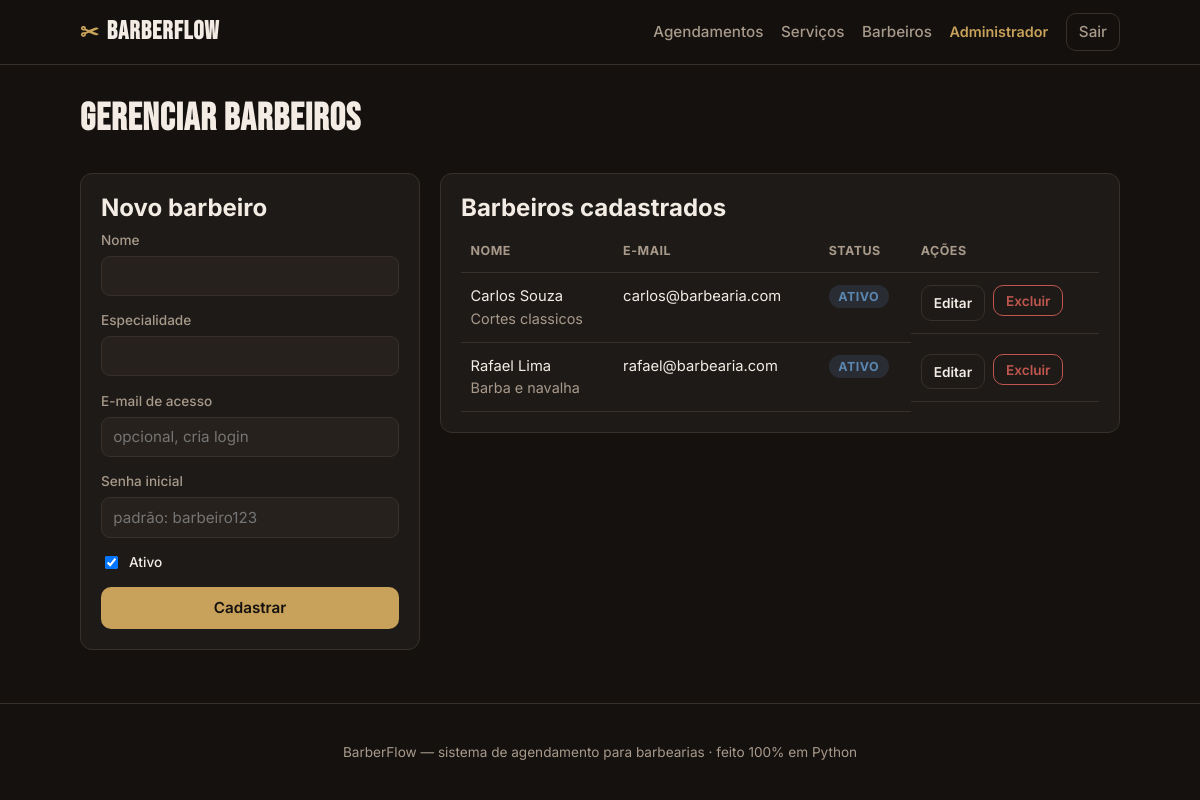
Screenshot of /admin/barbeiros (signed in) with the database file from the repository.
### tables this page shows
CREATE TABLE usuarios (
            id INTEGER PRIMARY KEY AUTOINCREMENT,
            nome TEXT NOT NULL,
            email TEXT NOT NULL UNIQUE,
            senha TEXT NOT NULL,
            papel TEXT NOT NULL CHECK (papel IN ('admin', 'barbeiro', 'cliente')),
            telefone TEXT
        );

CREATE TABLE barbeiros (
            id INTEGER PRIMARY KEY AUTOINCREMENT,
            usuario_id INTEGER UNIQUE,
            nome TEXT NOT NULL,
            especialidade TEXT,
            ativo INTEGER NOT NULL DEFAULT 1,
            FOREIGN KEY (usuario_id) REFERENCES usuarios(id) ON DELETE SET NULL
        );

### app.py (the view)
@app.route("/admin/barbeiros")
@login_obrigatorio("admin")
def admin_barbeiros():
    conn = get_db()
    barbeiros = conn.execute(
        """SELECT b.*, u.email FROM barbeiros b
           LEFT JOIN usuarios u ON u.id = b.usuario_id
           ORDER BY b.nome"""
    ).fetchall()
    conn.close()
    return render_template("admin_barbeiros.html", barbeiros=barbeiros)

### app.py (called while the page is built)
def usuario_atual():
    uid = session.get("usuario_id")
    if not uid:
        return None
    conn = get_db()
    u = conn.execute("SELECT * FROM usuarios WHERE id=?", (uid,)).fetchone()
    conn.close()
    return u

def login_obrigatorio(*papeis):
    def decorator(f):
        @wraps(f)
        def wrapper(*args, **kwargs):
            u = usuario_atual()
            if not u:
                flash("Faca login para continuar.", "erro")
                return redirect(url_for("login"))
            if papeis and u["papel"] not in papeis:
                abort(403)
            return f(*args, **kwargs)
        return wrapper
    return decorator

@app.context_processor
def injeta_usuario():
    return {"usuario": usuario_atual()}

### db.py (called while the page is built)
def get_db():
    conn = sqlite3.connect(DB_PATH)
    conn.row_factory = sqlite3.Row
    conn.execute("PRAGMA foreign_keys = ON")
    return conn

### templates/admin_barbeiros.html (shortened to what this page needs)
{% extends "base.html" %}
{% block content %}
<div class="page-head"><h1>Gerenciar barbeiros</h1></div>
<div class="cols">
    <div class="card">
        <h2>Novo barbeiro</h2>
        <form method="post" action="{{ url_for('admin_barbeiro_salvar') }}" class="form">
            <label>Nome <input type="text" name="nome" required></label>
            <label>Especialidade <input type="text" name="especialidade"></label>
            <label>E-mail de acesso <input type="email" name="email" placeholder="opcional, cria login"></label>
            <label>Senha inicial <input type="text" name="senha" placeholder="padrão: barbeiro123"></label>
            <label class="check"><input type="checkbox" name="ativo" checked> Ativo</label>
            <button type="submit" class="btn btn-primary btn-block">Cadastrar</button>
        </form>
    </div>
    <div class="card">
        <h2>Barbeiros cadastrados</h2>
        {% if barbeiros %}
        <div class="table-wrap">
            <table class="table">
                <thead><tr><th>Nome</th><th>E-mail</th><th>Status</th><th>Ações</th></tr></thead>
                <tbody>
                    {% for b in barbeiros %}
                    <tr>
                        <td>{{ b.nome }}{% if b.especialidade %}<br><span class="muted">{{ b.especialidade }}</span>{% endif %}</td>
                        <td>{{ b.email or '—' }}</td>
                        <td>{% if b.ativo %}<span class="status status-agendado">Ativo</span>{% else %}<span class="status status-cancelado">Inativo</span>{% endif %}</td>
                        <td class="acoes">
                            <details>
                                <summary class="btn btn-ghost btn-sm">Editar</summary>
                            </details>
                            <form method="post" action="{{ url_for('admin_barbeiro_excluir', bid=b.id) }}">
                                <button type="submit" class="btn btn-danger btn-sm">Excluir</button>
                            </form>
                        </td>
                    </tr>
                    {% endfor %}
                </tbody>
            </table>
        </div>
        {% else %}
        <p class="muted">Nenhum barbeiro cadastrado.</p>
        {% endif %}
    </div>
</div>
{% endblock %}

### templates/base.html (shortened to what this page needs)
<!DOCTYPE html>
<html lang="pt-BR">
<head>
    <link rel="stylesheet" href="{{ url_for('static', filename='style.css') }}">
</head>
<body>
    <header class="topbar">
        <div class="container topbar-inner">
            <a href="{{ url_for('index') }}" class="brand">
                <span class="brand-mark">✂</span>
                <span class="brand-name">BarberFlow</span>
            </a>
            <nav class="nav">
                {% if usuario %}
                    {% if usuario.papel == 'cliente' %}
                        <a href="{{ url_for('cliente_novo_agendamento') }}">Agendar</a>
                        <a href="{{ url_for('cliente_agendamentos') }}">Meus agendamentos</a>
                    {% elif usuario.papel == 'barbeiro' %}
                        <a href="{{ url_for('barbeiro_agenda') }}">Minha agenda</a>
                    {% elif usuario.papel == 'admin' %}
                        <a href="{{ url_for('admin_agendamentos') }}">Agendamentos</a>
                        <a href="{{ url_for('admin_servicos') }}">Serviços</a>
                        <a href="{{ url_for('admin_barbeiros') }}">Barbeiros</a>
                    {% endif %}
                    <span class="nav-user">{{ usuario.nome }}</span>
                    <a href="{{ url_for('logout') }}" class="btn btn-ghost btn-sm">Sair</a>
                {% else %}
                    <a href="{{ url_for('index') }}">Início</a>
                    <a href="{{ url_for('login') }}" class="btn btn-ghost btn-sm">Entrar</a>
                {% endif %}
            </nav>
        </div>
    </header>
    <main class="container main">
        {% block content %}{% endblock %}
    </main>
    <footer class="footer">
        <div class="container">
            <p>BarberFlow — sistema de agendamento para barbearias · feito 100% em Python</p>
        </div>
    </footer>
</body>
</html>

### static/style.css (style rules this page uses)
:root { --bg: #14110f; --surface: #1e1a17; --surface-2: #26211d; --border: #38312b; --text: #f2ece4; --muted: #a89a8b; --gold: #c8a15a; --gold-dark: #a87f3d; --danger: #c0574f; --green: #5fa06a; --blue: #5b86b0; --radius: 12px; --maxw: 1080px; }
* { box-sizing: border-box; }
body { margin: 0; background: var(--bg); color: var(--text); font-family: 'Inter', system-ui, sans-serif; line-height: 1.5; display: flex; flex-direction: column; min-height: 100vh; }
.container { width: 100%; max-width: var(--maxw); margin: 0 auto; padding: 0 1.25rem; }
h1, h2, h3 { line-height: 1.15; margin: 0 0 .5rem; }
a { color: var(--gold); text-decoration: none; }
.muted { color: var(--muted); font-size: .9rem; }
.topbar { background: rgba(20,17,15,.85); backdrop-filter: blur(8px); border-bottom: 1px solid var(--border); position: sticky; top: 0; z-index: 10; }
.topbar-inner { display: flex; align-items: center; justify-content: space-between; height: 64px; gap: 1rem; }
.brand { display: flex; align-items: center; gap: .5rem; color: var(--text); font-weight: 700; }
.brand-mark { color: var(--gold); font-size: 1.4rem; }
.brand-name { font-family: 'Bebas Neue', sans-serif; font-size: 1.6rem; letter-spacing: 1px; }
.nav { display: flex; align-items: center; gap: 1.1rem; flex-wrap: wrap; }
.nav a { color: var(--muted); font-weight: 500; font-size: .95rem; }
.nav-user { color: var(--gold); font-size: .9rem; font-weight: 600; }
.main { flex: 1; padding: 2rem 1.25rem 3rem; }
.card { background: var(--surface); border: 1px solid var(--border); border-radius: var(--radius); padding: 1.25rem; }
.card + .card { margin-top: 1.25rem; }
.btn { display: inline-flex; align-items: center; justify-content: center; gap: .4rem; padding: .65rem 1.1rem; border-radius: 10px; border: 1px solid transparent; font-weight: 600; font-size: .95rem; cursor: pointer; font-family: inherit; transition: .15s; text-decoration: none; }
.btn-primary { background: var(--gold); color: #14110f; }
.btn-ghost { background: transparent; color: var(--text); border-color: var(--border); }
.btn-danger { background: transparent; color: var(--danger); border-color: var(--danger); }
.btn-sm { padding: .4rem .75rem; font-size: .85rem; }
.btn-block { width: 100%; }
.form { display: flex; flex-direction: column; gap: .9rem; }
.form label, .form-inline label { display: flex; flex-direction: column; gap: .35rem; font-size: .85rem; color: var(--muted); font-weight: 500; }
input, select { background: var(--surface-2); border: 1px solid var(--border); color: var(--text); padding: .6rem .7rem; border-radius: 9px; font-size: .95rem; font-family: inherit; }
.check { flex-direction: row !important; align-items: center; gap: .5rem !important; color: var(--text) !important; }
.check input { width: auto; }
.page-head { display: flex; align-items: flex-end; justify-content: space-between; gap: 1rem; flex-wrap: wrap; margin-bottom: 1.5rem; }
.page-head h1 { font-family: 'Bebas Neue', sans-serif; font-size: 2.4rem; letter-spacing: 1px; }
.status { padding: .25rem .6rem; border-radius: 999px; font-size: .78rem; font-weight: 700; text-transform: uppercase; letter-spacing: .5px; }
.status-agendado { background: rgba(91,134,176,.18); color: var(--blue); }
.table-wrap { overflow-x: auto; }
.table { width: 100%; border-collapse: collapse; font-size: .92rem; }
.table th, .table td { text-align: left; padding: .75rem .6rem; border-bottom: 1px solid var(--border); vertical-align: top; }
.table th { color: var(--muted); font-size: .78rem; text-transform: uppercase; letter-spacing: .5px; }
.acoes { display: flex; gap: .5rem; flex-wrap: wrap; align-items: flex-start; }
.cols { display: grid; grid-template-columns: 340px 1fr; gap: 1.25rem; align-items: start; }
.cols .card + .card { margin-top: 0; }
details > summary { list-style: none; }
.footer { border-top: 1px solid var(--border); padding: 1.5rem 0; color: var(--muted); font-size: .85rem; text-align: center; }

### rows the page displays
usuarios: nome "Administrador"
barbeiros: nome "Carlos Souza", especialidade "Cortes classicos", email "carlos@barbearia.com", ativo "ATIVO"
barbeiros: nome "Rafael Lima", especialidade "Barba e navalha", email "rafael@barbearia.com", ativo "ATIVO"
